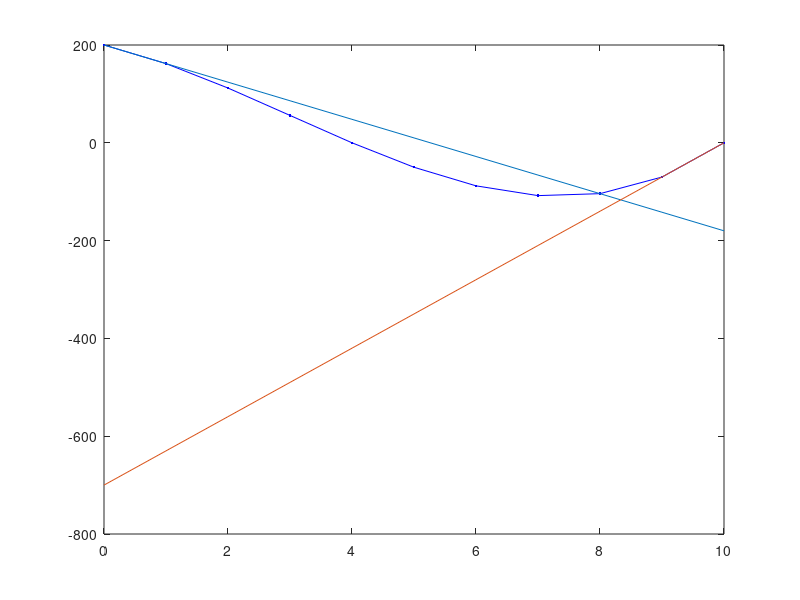

Reproduce this figure in MATLAB.
%% CONCEPT TEST - INTERSECTION OF SEGMENTS - INCOMPLETE BUT WORKING
clear all;
clc;

x = 0:10;
y = x.^3 - 9*x.^2 - 30*x + 200;

plot(x, y, '.-b');
hold on;


dy = y(2) - y(1)
dy2 = y(end) - y(end-1)

p = length(x);

plot(x, y(1) + dy * x);
c = y(p) + dy2 * x(p)
plot(x, y(p) + dy2 * x - c);
% y1 + m1*x = y2 - m2*x
% (m1 + m2)x = (y2 - y1)
% (y2 - y1)/(m1 + m2) = x
x2 = (y(end) - y(1)) / (dy2 + dy)




% for i = 1:p/2
%     q = floor(linspace(1, p, i));
%     plot(x(q), y(q), '.-');
% end
%colororder(hsv(p));
hold off;